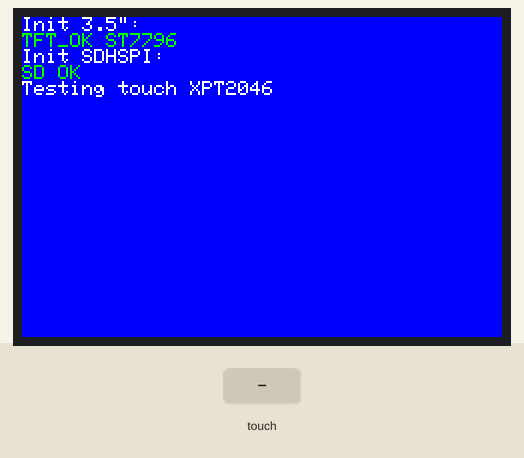
The sketch below on a simulated ESP32. On the bench: 480×320 colour display. Inputs (shaded band) come from the test bench. Storage starts empty; what the sketch prints to the serial monitor is not drawn.

Above: at 2.0 s.
2.1 s: screen touched at 13 % across, 10 % down
At 2.8 s:
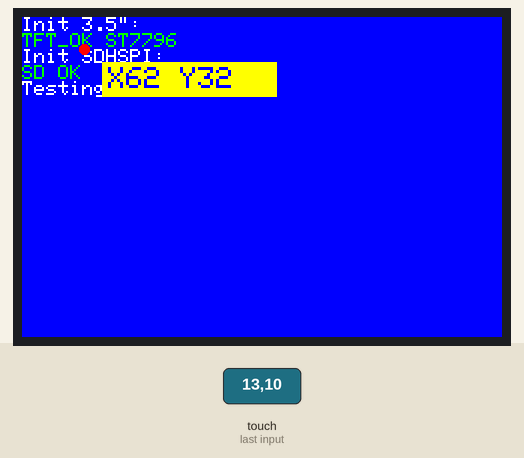
3.6 s: screen touched at 38 % across, 10 % down
At 3.9 s:
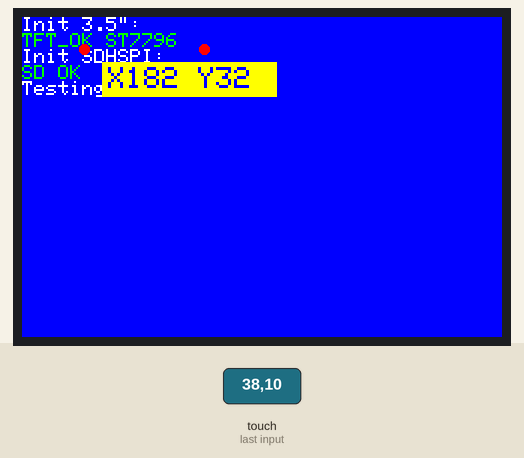
Timing chart, 0 to 6.6 s (numbered marks = the images above; inputs shaded):
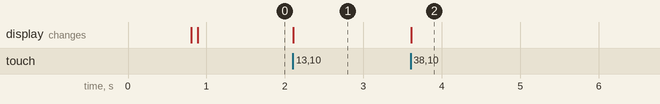

The sketch:

CYD_TEST_32E.ino
```cpp
//created by https://github.com/gtmans july 2026
#include "LGFX_ESP32_32E_ST7796.h"
String TFSCRSIZ = "3.5\"";
String TFSCREEN = "ST7796";
String TFTOUCH  = "XPT2046";
String TFSDBUS  = "HSPI";

// ---------- SD ----------
void initSD()
{
  sdSPI.begin     (SD_SCK,SD_MISO,SD_MOSI);
  pinMode         (SD_CS, OUTPUT);
  digitalWrite    (SD_CS, HIGH);
  delay           (50);

  if (!SD.begin   (SD_CS, sdSPI))
  {
    tft.println   ("SD FAIL, retry...");
  //Serial.println("SD FAIL, retry...");
    delay         (150);
    if (!SD.begin (SD_CS, sdSPI))
    {
      tft.println ("SD FAIL (final)");
      return;
    }
  }
  show_SDworks();
}

void show_SDworks()   {
  Serial.println      ("SD OK");
  tft.setTextColor    (TFT_GREEN);
  tft.println         ("SD OK");
  // --- map directory lezen ---
  File root = SD.open ("/");
  if (!root) {
    Serial.println    ("Cannot open /");
    tft.setTextColor  (TFT_RED);
    tft.println       ("Cannot open /");
    return;
  }
  File f;
  while ((f = root.openNextFile())) {
    Serial.println    (f.name());
    tft.println       (f.name());
    f.close           ();
  }
  root.close          ();
}

void setup() {
  Serial.begin        (115200);
  delay               (500);
  Serial.println      ();
  Serial.println      (__FILE__);
  //SCREEN
  tft.init            ();
  tft.setBrightness   (255);
  tft.setRotation     (def_rot);
  tft.setTextSize     (2);
//tft.fillScreen      (TFT_RED);
//delay               (500);
//tft.fillScreen      (TFT_GREEN);
//delay               (500);
  tft.fillScreen      (TFT_BLUE);
  tft.setTextColor    (TFT_WHITE);
  tft.println         ("Init "+TFSCRSIZ+":");
  tft.setTextColor    (TFT_GREEN);
  tft.println         ("TFT_OK "+TFSCREEN);
  // SD
  tft.setTextColor    (TFT_WHITE);
  tft.println         ("Init SD"+TFSDBUS+":");
  initSD              ();
  // TOUCH
  tft.setTextColor    (TFT_WHITE);
  Serial.println      ("Testing touch "+TFTOUCH);
  tft.println         ("Testing touch "+TFTOUCH);
  tft.setTextColor    (TFT_BLUE);
  tft.setTextSize     (3);
  Serial.println      ("Setup finished!");
}

void loop()
{
  uint16_t x,y;
  if (tft.getTouch(&x,&y))
  {
    Serial.printf   ("Touch: %d %d\n",x,y);
    tft.fillCircle  (x,y,5,TFT_RED);
    tft.setCursor   (86,50);
    tft.fillRect    (80, 45, 175, 35, TFT_YELLOW);
    tft.print       ("X"+String(x)+" Y"+String(y));
  }
}
```

LGFX_ESP32_32E_ST7796.h
```cpp
//https://nl.aliexpress.com/item/1005010580680470.html 3.5inch
//https://ae01.alicdn.com/kf/S04556ab338724233b4bdbe7a012b868dp.jpg
#pragma once
// ---------------- SD ----------------
#include  <SD.h>
#include  <SPI.h>
#include <LovyanGFX.hpp>

#define SD_CS   5
#define SD_SCK  18
#define SD_MISO 19
#define SD_MOSI 23
SPIClass sdSPI(HSPI);
#define def_rot 3

class LGFX : public lgfx::LGFX_Device {

  lgfx::Bus_SPI       _bus_tft;
  lgfx::Panel_ST7796  _panel;
  lgfx::Light_PWM     _light;
  lgfx::Touch_XPT2046 _touch;

public:

LGFX()
{

  // ---------- TFT SPI ----------
  {
    auto cfg = _bus_tft.config();

    cfg.spi_host   = VSPI_HOST;
    cfg.spi_mode   = 0;

    cfg.freq_write = 40000000;
    cfg.freq_read  = 16000000;

    cfg.pin_sclk = 14;
    cfg.pin_mosi = 13;
    cfg.pin_miso = 12;
    cfg.pin_dc   = 2;

    _bus_tft.config(cfg);
    _panel.setBus(&_bus_tft);
  }


  // ---------- TFT ST7796 ----------
  {
    auto cfg = _panel.config();

    cfg.pin_cs  = 15;
    cfg.pin_rst = -1;

    cfg.panel_width  = 320;
    cfg.panel_height = 480;

    cfg.memory_width  = 320;
    cfg.memory_height = 480;

    cfg.rgb_order = false;
    cfg.invert    = false;

    _panel.config(cfg);
  }


  // ---------- Backlight ----------
  {
    auto cfg = _light.config();

    cfg.pin_bl = 27;
    cfg.invert = false;

    _light.config(cfg);
    _panel.setLight(&_light);
  }


  // ---------- Touch XPT2046 ----------
  {
    auto cfg = _touch.config();

    cfg.spi_host = VSPI_HOST;
    cfg.freq     = 2500000;

    cfg.pin_sclk = 14;
    cfg.pin_mosi = 13;
    cfg.pin_miso = 12;

    cfg.pin_cs  = 33;
    cfg.pin_int = 36;

    cfg.bus_shared = true;

    // fysieke touch oriëntatie
    cfg.x_min = 280;
    cfg.x_max = 3860;

  //cfg.y_min = 3860;
  //cfg.y_max = 340;
    cfg.y_min = 340;
    cfg.y_max = 3860;

    cfg.offset_rotation  =  6;  //fout 0,1,2,3,4,5,7 Offset of values in the direction of rotation 0 ~ 7 (4 ~ 7 are upside down)
    _touch.config(cfg);
    _panel.setTouch(&_touch);
  }


  setPanel(&_panel);
}

};

LGFX tft;
```

Measured:
- after the input at 2.1 s, the display: changes at once (image 1)
- after the input at 3.6 s, the display: changes at once (image 2)
